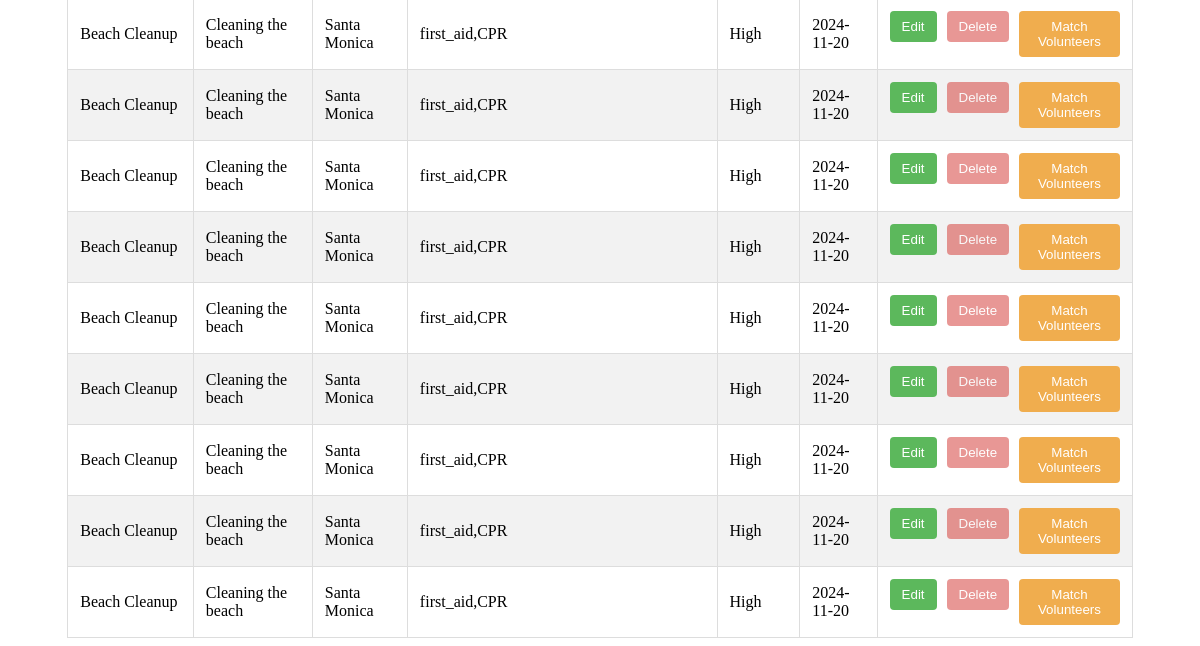
/manage_events (signed in, lower part), run on an earlier commit of the app's database.
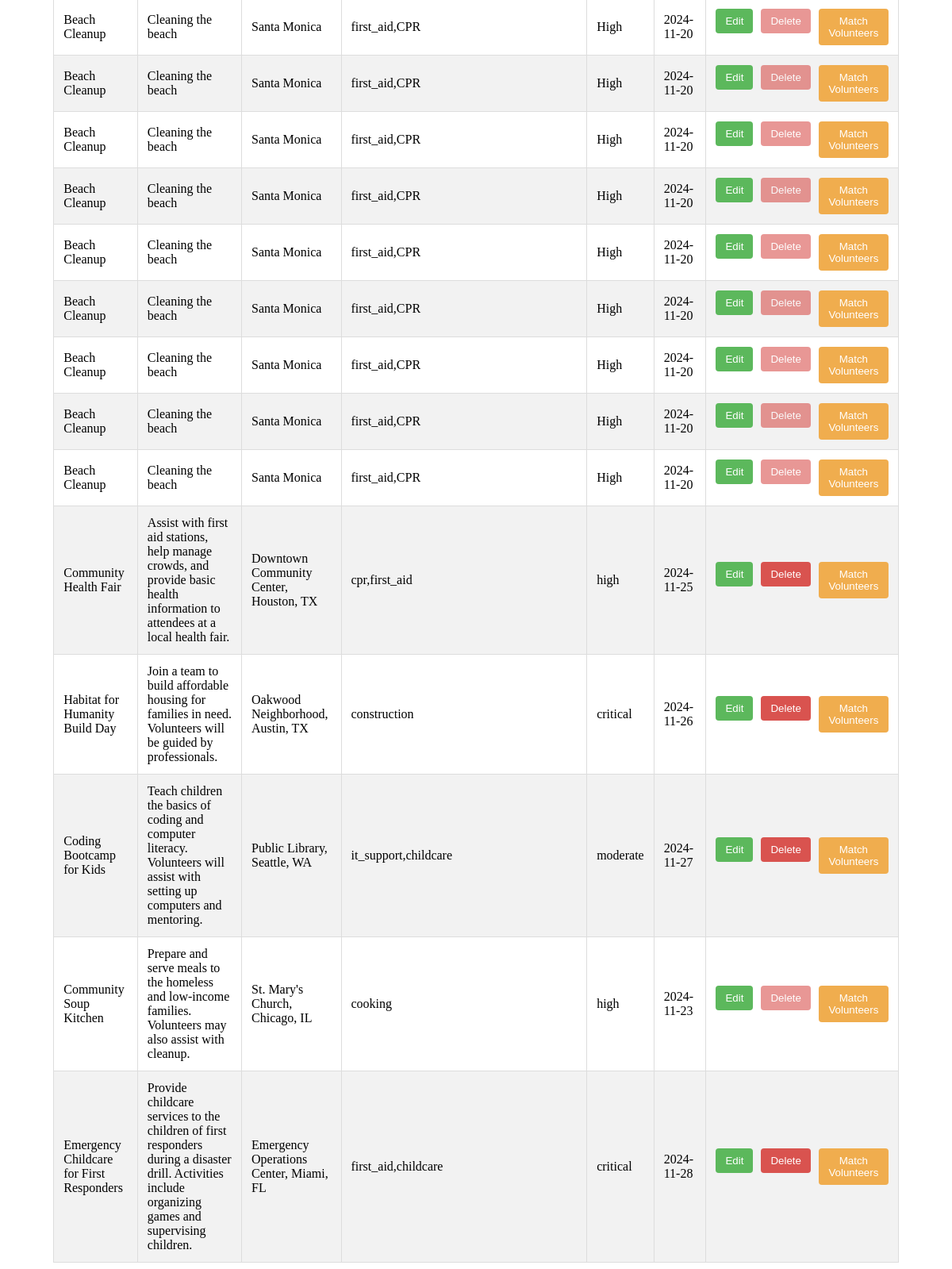
And on a later commit of the database.
### tables this page shows
CREATE TABLE Events (
    id INTEGER PRIMARY KEY AUTOINCREMENT,
    event_name TEXT NOT NULL,
    event_description TEXT NOT NULL,
    location TEXT NOT NULL,
    required_skills TEXT NOT NULL,
    urgency TEXT NOT NULL,
    event_date DATE NOT NULL,
    created_by INTEGER NOT NULL,
    FOREIGN KEY(created_by) REFERENCES Users(id)
);

### server.py (the view)
@app.route('/manage_events')
def manage_events():
    if 'user_id' not in session or session.get('role') != 'admin':
        return redirect(url_for('splash_screen'))
    events_query = "SELECT * FROM Events"
    events_df = pd.read_sql(events_query, engine)
    current_date = datetime.now()
    events_df['is_past'] = events_df['event_date'].apply(lambda x: datetime.strptime(x, '%Y-%m-%d') < current_date)
    events = events_df.to_dict(orient='records')
    return render_template('manage_events.html', events=events)

### templates/manage_events.html (shortened to what this page needs)
<!DOCTYPE html>
<html lang="en">
<head>
</head>
<body>
    <table>
        <tbody>
            {% for event in events %}
            <tr>
                <td>{{ event.event_name }}</td>
                <td>{{ event.event_description }}</td>
                <td>{{ event.location }}</td>
                <td>{{ event.required_skills }}</td>
                <td>{{ event.urgency }}</td>
                <td>{{ event.event_date }}</td>
                <td>
                    <div class="action-buttons">
                        <form action="{{ url_for('edit_event', event_id=event.id) }}" method="get">
                            <button type="submit" class="edit">Edit</button>
                        </form>
                        <form action="{{ url_for('delete_event', event_id=event.id) }}" method="post"
                            onsubmit="return confirm('Are you sure you want to delete this event?');">
                            <button type="submit" class="delete" {% if event.is_past %}disabled style="opacity: 0.6; cursor: not-allowed;"{% endif %}>
                                Delete
                            </button>
                        </form>
                        <form action="{{ url_for('match_volunteers', event_id=event.id) }}" method="get">
                            <button type="submit" class="match">Match Volunteers</button>
                        </form>
                    </div>
                </td>
            </tr>
            {% endfor %}
        </tbody>
    </table>
</body>
</html>

What changed in the data, as far as the page shows it:
added Events: event_name "Community Health Fair", event_description "Assist with first aid stations, help manage crowds, and provide basic health information to attendees at a local health fair.", location "Downtown Community Center, Houston, TX", required_skills "cpr,first_aid", urgency "high", event_date "2024-11-25"
added Events: event_name "Habitat for Humanity Build Day", event_description "Join a team to build affordable housing for families in need. Volunteers will be guided by professionals.", location "Oakwood Neighborhood, Austin, TX", required_skills "construction", urgency "critical", event_date "2024-11-26"
added Events: event_name "Coding Bootcamp for Kids", event_description "Teach children the basics of coding and computer literacy. Volunteers will assist with setting up computers and mentoring.", location "Public Library, Seattle, WA", required_skills "it_support,childcare", urgency "moderate", event_date "2024-11-27"
added Events: event_name "Community Soup Kitchen", event_description "Prepare and serve meals to the homeless and low-income families. Volunteers may also assist with cleanup.", location "St. Mary's Church, Chicago, IL", required_skills "cooking", urgency "high", event_date "2024-11-23"
added Events: event_name "Emergency Childcare for First Responders", event_description "Provide childcare services to the children of first responders during a disaster drill. Activities include organizing games and supervising children.", location "Emergency Operations Center, Miami, FL", required_skills "first_aid,childcare", urgency "critical", event_date "2024-11-28"
